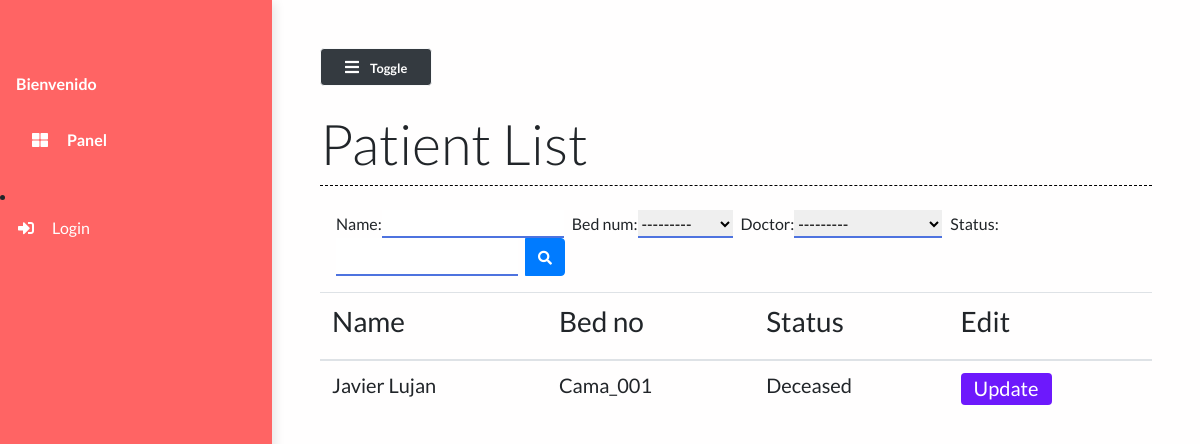
/patient_list/, run on the app's committed database.
### main/models.py (models this page shows, shortened)
class Doctor(models.Model):
    name = models.CharField(max_length=100)
    def __str__(self):
        return self.name

class Patient(models.Model):
    name = models.CharField(max_length=50)
    phone_num = models.CharField(max_length=15)
    patient_relative_name = models.CharField(max_length=50, null=True)
    patient_relative_contact = models.CharField(max_length=15, null=True)
    address = models.TextField()
    SYMPTOMS = (
        ('Fever', 'Fever'),
        ('Dry cough', 'Dry cough'),
        ('Tiredness', 'Tiredness'),
        ('Aches and pains', 'Aches and pains'),
        ('Sore throat', 'Sore throat'),
        ('Diarrhoea', 'Diarrhoea'),
        ('Loss of taste or smell', 'Loss of taste or smell'),
        ('Difficulty in breathing or shortness of breath', 'Difficulty in breathing or shortness of breath'),
        ('Chest pain or pressure', 'Chest pain or pressure'),
        ('Loss of speech or movement', 'Loss of speech or movement'),
    )
    symptoms = MultiSelectField(choices=SYMPTOMS, null=True)
    prior_ailments = models.TextField()
    bed_num = models.ForeignKey("Bed", on_delete=models.CASCADE)
    dob = models.DateField(null=True)
    doctor = models.ForeignKey("Doctor", on_delete=models.CASCADE, null=True)
    doctors_notes = models.TextField(null=True, blank=True)
    doctors_visiting_time = models.CharField(null=True, max_length=50, blank=True)
    status = models.CharField(max_length=50)

class Bed(models.Model):
    bed_number = models.CharField(max_length=50)
    occupied = models.BooleanField()
    def __str__(self):
        return self.bed_number

### main/views.py (the view)
# urls.py: path("patient_list/", views.patient_list, name="patient_list"),
def patient_list(request):
    patients = Patient.objects.all()
    myFilter = PatientFilter(request.GET, queryset=patients)
    patients = myFilter.qs
    context = {
        'patients': patients,
        'myFilter': myFilter
    }
    return render(request, 'main/patient_list.html', context)

### main/templates/main/patient_list.html (shortened to what this page needs)
{% extends 'main/base.html' %}
{% load static %}
{% block contentTitle %}
Patient List
{% endblock contentTitle %}
{% block content %}
<form class="d-none d-sm-inline-block form-inline mr-auto ml-md-3 my-2 my-md-0 mw-100 navbar-search mb-3" method="GET"
    id="list">
    <div class="input-group">
        {{myFilter.form}}
        <div class="input-group-append">
            <button class="btn btn-primary btn-block" type="submit">
                <i class="fas fa-search fa-sm"></i>
            </button>
        </div>
    </div>
</form>
<div class="table-responsive mt-3">
    <table class="table table-hover">
        <thead>
            <th>
                <h3>Name</h3>
            </th>
            <th>
                <h3>Bed no</h3>
            </th>
            <th>
                <h3>Status</h3>
            </th>
            <th>
                <h3>Edit</h3>
            </th>
        </thead>
        <tbody>
            {% for patient in patients %}
            <tr class="mx-auto">
                <td scope="row">
                    <h5>{{ patient.name }}</h5>
                </td>
                <td>
                    <h5>{{ patient.bed_num }}</h5>
                </td>
                <td>
                    <h5>{{ patient.status }}</h5>
                </td>
                <td><a href="/patient/{{patient.id}}" class="btn btn-purple">
                        <h5>Update</h5>
                    </a></td>
            </tr>
            {% endfor %}
        </tbody>
    </table>
</div>
{% endblock content %}

### static/styles/base.css (style rules this page uses)
body { background: #fffefe; min-height: 100vh; overflow-x: hidden; font-family:Lato,'Helvetica Neue',Helvetica,Arial,sans-serif; }
.btn-purple { background: #6d19fc; color: #ffffff; height: 2rem; padding-top: 2px; }
#id_name { margin-right: 0.5rem; border: none; outline: none; border-bottom: 2px solid #4e73df; }
#id_bed_num { margin-right: 0.5rem; border: none; outline: none; border-bottom: 2px solid #4e73df; }
#id_status { margin-right: 0.5rem; border: none; outline: none; border-bottom: 2px solid #4e73df; }
#id_doctor { margin-right: 0.5rem; border: none; outline: none; border-bottom: 2px solid #4e73df; }

### data on the page
Patient: name "Javier Lujan", bed_num "Cama_001", status "Deceased"
